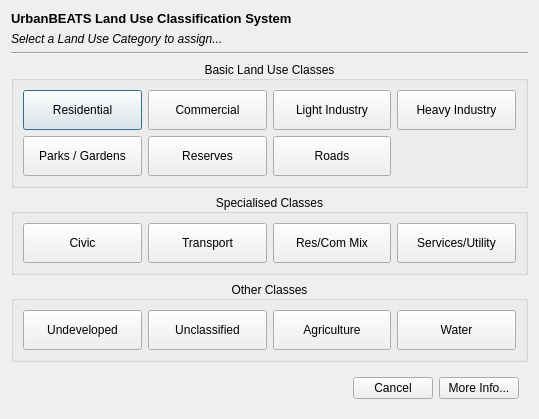
<?xml version="1.0" encoding="UTF-8"?>
<ui version="4.0">
 <class>Dialog</class>
 <widget class="QDialog" name="Dialog">
  <property name="geometry">
   <rect>
    <x>0</x>
    <y>0</y>
    <width>539</width>
    <height>392</height>
   </rect>
  </property>
  <property name="windowTitle">
   <string>Dialog</string>
  </property>
  <layout class="QVBoxLayout" name="verticalLayout">
   <item>
    <widget class="QLabel" name="label">
     <property name="text">
      <string>&lt;html&gt;&lt;head/&gt;&lt;body&gt;&lt;p&gt;&lt;span style=&quot; font-size:10pt; font-weight:600;&quot;&gt;UrbanBEATS Land Use Classification System&lt;/span&gt;&lt;/p&gt;&lt;/body&gt;&lt;/html&gt;</string>
     </property>
    </widget>
   </item>
   <item>
    <widget class="QLabel" name="label_2">
     <property name="text">
      <string>&lt;html&gt;&lt;head/&gt;&lt;body&gt;&lt;p&gt;&lt;span style=&quot; font-style:italic;&quot;&gt;Select a Land Use Category to assign...&lt;/span&gt;&lt;/p&gt;&lt;/body&gt;&lt;/html&gt;</string>
     </property>
    </widget>
   </item>
   <item>
    <widget class="Line" name="line">
     <property name="orientation">
      <enum>Qt::Horizontal</enum>
     </property>
    </widget>
   </item>
   <item>
    <widget class="QGroupBox" name="groupBox">
     <property name="title">
      <string>Basic Land Use Classes</string>
     </property>
     <property name="alignment">
      <set>Qt::AlignCenter</set>
     </property>
     <property name="flat">
      <bool>false</bool>
     </property>
     <layout class="QGridLayout" name="gridLayout">
      <item row="0" column="0">
       <widget class="QPushButton" name="pushButton_2">
        <property name="minimumSize">
         <size>
          <width>0</width>
          <height>40</height>
         </size>
        </property>
        <property name="text">
         <string>Residential</string>
        </property>
        <property name="default">
         <bool>false</bool>
        </property>
        <property name="flat">
         <bool>false</bool>
        </property>
       </widget>
      </item>
      <item row="0" column="1">
       <widget class="QPushButton" name="pushButton_3">
        <property name="minimumSize">
         <size>
          <width>0</width>
          <height>40</height>
         </size>
        </property>
        <property name="text">
         <string>Commercial</string>
        </property>
       </widget>
      </item>
      <item row="0" column="2">
       <widget class="QPushButton" name="pushButton_4">
        <property name="minimumSize">
         <size>
          <width>0</width>
          <height>40</height>
         </size>
        </property>
        <property name="text">
         <string>Light Industry</string>
        </property>
       </widget>
      </item>
      <item row="1" column="1">
       <widget class="QPushButton" name="pushButton_9">
        <property name="minimumSize">
         <size>
          <width>0</width>
          <height>40</height>
         </size>
        </property>
        <property name="text">
         <string>Reserves</string>
        </property>
       </widget>
      </item>
      <item row="1" column="0">
       <widget class="QPushButton" name="pushButton_8">
        <property name="minimumSize">
         <size>
          <width>0</width>
          <height>40</height>
         </size>
        </property>
        <property name="text">
         <string>Parks / Gardens</string>
        </property>
       </widget>
      </item>
      <item row="1" column="2">
       <widget class="QPushButton" name="pushButton_10">
        <property name="minimumSize">
         <size>
          <width>0</width>
          <height>40</height>
         </size>
        </property>
        <property name="text">
         <string>Roads</string>
        </property>
       </widget>
      </item>
      <item row="0" column="3">
       <widget class="QPushButton" name="pushButton_15">
        <property name="minimumSize">
         <size>
          <width>0</width>
          <height>40</height>
         </size>
        </property>
        <property name="text">
         <string>Heavy Industry</string>
        </property>
       </widget>
      </item>
     </layout>
    </widget>
   </item>
   <item>
    <widget class="QGroupBox" name="groupBox_2">
     <property name="title">
      <string>Specialised Classes</string>
     </property>
     <property name="alignment">
      <set>Qt::AlignCenter</set>
     </property>
     <layout class="QGridLayout" name="gridLayout_2">
      <item row="0" column="0">
       <widget class="QPushButton" name="pushButton_5">
        <property name="minimumSize">
         <size>
          <width>0</width>
          <height>40</height>
         </size>
        </property>
        <property name="text">
         <string>Civic</string>
        </property>
       </widget>
      </item>
      <item row="0" column="1">
       <widget class="QPushButton" name="pushButton_6">
        <property name="minimumSize">
         <size>
          <width>0</width>
          <height>40</height>
         </size>
        </property>
        <property name="text">
         <string>Transport</string>
        </property>
       </widget>
      </item>
      <item row="0" column="2">
       <widget class="QPushButton" name="pushButton_7">
        <property name="minimumSize">
         <size>
          <width>0</width>
          <height>40</height>
         </size>
        </property>
        <property name="text">
         <string>Res/Com Mix</string>
        </property>
       </widget>
      </item>
      <item row="0" column="3">
       <widget class="QPushButton" name="pushButton_14">
        <property name="minimumSize">
         <size>
          <width>0</width>
          <height>40</height>
         </size>
        </property>
        <property name="text">
         <string>Services/Utility</string>
        </property>
       </widget>
      </item>
     </layout>
    </widget>
   </item>
   <item>
    <widget class="QGroupBox" name="groupBox_3">
     <property name="title">
      <string>Other Classes</string>
     </property>
     <property name="alignment">
      <set>Qt::AlignCenter</set>
     </property>
     <layout class="QGridLayout" name="gridLayout_3">
      <item row="0" column="4">
       <widget class="QPushButton" name="pushButton_13">
        <property name="minimumSize">
         <size>
          <width>0</width>
          <height>40</height>
         </size>
        </property>
        <property name="text">
         <string>Water</string>
        </property>
       </widget>
      </item>
      <item row="0" column="1">
       <widget class="QPushButton" name="pushButton_11">
        <property name="minimumSize">
         <size>
          <width>0</width>
          <height>40</height>
         </size>
        </property>
        <property name="text">
         <string>Undeveloped</string>
        </property>
       </widget>
      </item>
      <item row="0" column="2">
       <widget class="QPushButton" name="pushButton_12">
        <property name="minimumSize">
         <size>
          <width>0</width>
          <height>40</height>
         </size>
        </property>
        <property name="text">
         <string>Unclassified</string>
        </property>
       </widget>
      </item>
      <item row="0" column="3">
       <widget class="QPushButton" name="pushButton_16">
        <property name="minimumSize">
         <size>
          <width>0</width>
          <height>40</height>
         </size>
        </property>
        <property name="text">
         <string>Agriculture</string>
        </property>
       </widget>
      </item>
     </layout>
    </widget>
   </item>
   <item>
    <widget class="QWidget" name="widget" native="true">
     <layout class="QHBoxLayout" name="horizontalLayout">
      <item>
       <spacer name="horizontalSpacer">
        <property name="orientation">
         <enum>Qt::Horizontal</enum>
        </property>
        <property name="sizeHint" stdset="0">
         <size>
          <width>40</width>
          <height>20</height>
         </size>
        </property>
       </spacer>
      </item>
      <item>
       <widget class="QPushButton" name="pushButton">
        <property name="text">
         <string>Cancel</string>
        </property>
       </widget>
      </item>
      <item>
       <widget class="QPushButton" name="pushButton_17">
        <property name="text">
         <string>More Info...</string>
        </property>
       </widget>
      </item>
     </layout>
    </widget>
   </item>
  </layout>
 </widget>
 <resources/>
 <connections/>
</ui>
